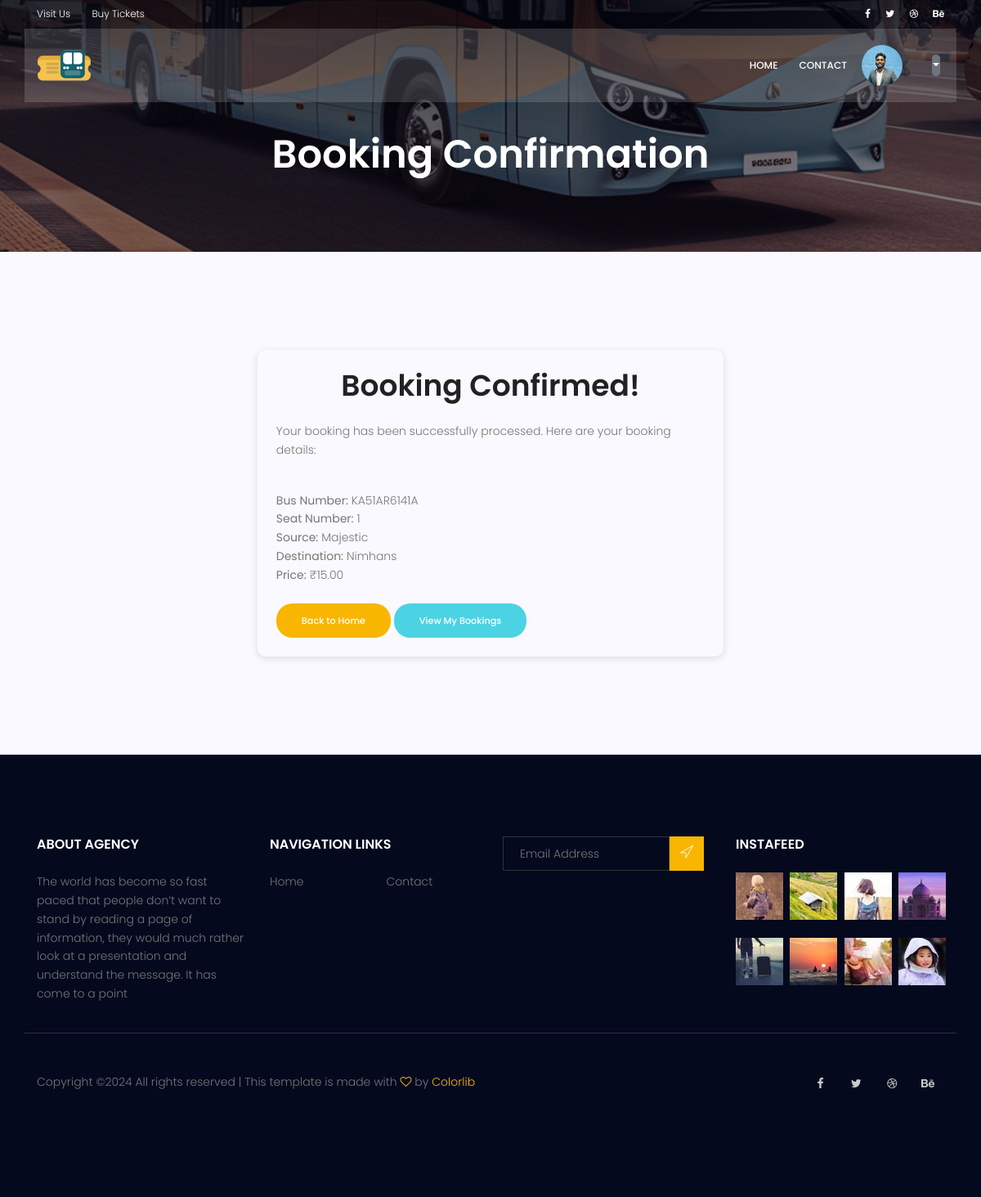
Page /booking_confirmation/1 (signed in) on the committed database.
### Booking/models.py (models this page shows, shortened)
class Profile(models.Model):
    user = models.OneToOneField(User, on_delete=models.CASCADE, related_name='profile')
    phone_number = models.CharField(max_length=15, blank=True, null=True)
    date_of_birth = models.DateField(blank=True, null=True)
    aadhar = models.IntegerField(null=True)
    profile_picture = models.ImageField(upload_to='profile_pictures/', blank=True, null=True)

class Booking(models.Model):
    booking_id = models.AutoField(primary_key=True)
    user = models.ForeignKey(User, on_delete=models.CASCADE, related_name='bookings_user')
    source = models.ForeignKey(BusStop, on_delete=models.CASCADE, related_name='bookings_source')
    destination = models.ForeignKey(BusStop, on_delete=models.CASCADE, related_name='bookings_destination')
    price = models.ForeignKey(Fare, on_delete=models.CASCADE, related_name='bookings_price')
    bus = models.ForeignKey(Bus, on_delete=models.CASCADE, related_name='bookings_bus')
    seat = models.ForeignKey(Seat, on_delete=models.CASCADE)
    date = models.DateField(default=timezone.now)

class Bus(models.Model):
    bus_id = models.AutoField(primary_key=True)
    route_id = models.ForeignKey(Route, on_delete=models.CASCADE, related_name='buses')
    bus_number = models.CharField(max_length=255)
    conductor_name = models.CharField(max_length=255)
    conductor_number = models.CharField(max_length=15)

class Seat(models.Model):
    bus = models.ForeignKey(Bus, on_delete=models.CASCADE)
    seat_number = models.CharField(max_length=5)

class BusStop(models.Model):
    stop_id = models.AutoField(primary_key=True)
    name = models.CharField(max_length=100)
    location = models.CharField(max_length=100)
    route_id = models.ForeignKey(Route, on_delete=models.CASCADE, related_name='stops')

class Fare(models.Model):
    source = models.ForeignKey(BusStop, related_name='fare_source', on_delete=models.CASCADE)
    destination = models.ForeignKey(BusStop, related_name='fare_destination', on_delete=models.CASCADE)
    price = models.DecimalField(max_digits=5, decimal_places=2)
    route = models.ForeignKey(Route, on_delete=models.CASCADE)

### Booking/checks.py (the view)
    def _wrapped_view(request, *args, **kwargs):
        if admin_check(request.user):
            return view_func(request, *args, **kwargs)
        else:
            return redirect("login")

### Booking/checks.py (called while the page is built)
def admin_check(user):
    return user.is_authenticated

def login_required(view_func):
    def _wrapped_view(request, *args, **kwargs):
        if admin_check(request.user):
            return view_func(request, *args, **kwargs)
        else:
            return redirect("login")
    return _wrapped_view

### Booking/views.py (called while the page is built)
@login_required
def booking_confirmation(request, booking_id):
    booking = get_object_or_404(Booking, pk=booking_id)
    return render(request, 'booking_conf.html', {'booking': booking})

### Booking/templates/booking_conf.html (shortened to what this page needs)
{% extends 'base.html' %}
{% block content %}
<section class="relative about-banner">
    <div class="overlay overlay-bg"></div>
    <div class="container">
        <div class="row d-flex align-items-center justify-content-center">
            <div class="about-content col-lg-12">
                <h1 class="text-white">
                    Booking Confirmation
                </h1>
            </div>
        </div>
    </div>
</section>
<section class="contact-page-area section-gap">
    <div class="container">
        <div class="row">
                    <div class="container">
                        <div class="row justify-content-center">
                            <div class="col-md-6 carrd">
                                    <h1><center>Booking Confirmed!</center></h1><br>
                                    <p>Your booking has been successfully processed. Here are your booking details:</p><br>
                                    <div class="booking-details text-left">
                                        <div class="detail-item">
                                            <strong>Bus Number: </strong> {{ booking.bus.bus_number }}
                                        </div>
                                        <div class="detail-item">
                                            <strong>Seat Number:</strong> {{ booking.seat.seat_number }}
                                        </div>
                                        <div class="detail-item">
                                            <strong>Source:</strong> {{ booking.source.name }}
                                        </div>
                                        <div class="detail-item">
                                            <strong>Destination:</strong> {{ booking.destination.name }}
                                        </div>
                                        <div class="detail-item">
                                            <strong>Price:</strong> ₹{{ booking.price.price }}
                                        </div>
                                    <div class="mt-4">
                                        <a href="{% url 'index' %}" class="genric-btn primary circle">Back to Home</a>
                                        <a href="{% url 'my_bookings' %}" class="genric-btn success circle">View My Bookings</a>
                                    </div>
                                </div>
                            </div>
                        </div>
                    </div>
                </div>
            </div>
</section>
{% endblock %}

### Booking/templates/base.html (shortened to what this page needs)
{% load static %}
<!DOCTYPE html>
<html lang="zxx" class="no-js">
<head>
        <link rel="stylesheet" href="{% static 'index2/css/linearicons.css' %}">
			<link rel="stylesheet" href="{% static 'index2/css/font-awesome.min.css' %}">
			<link rel="stylesheet" href="{% static 'index2/css/bootstrap.css' %}">
			<link rel="stylesheet" href="{% static 'index2/css/magnific-popup.css' %}">
			<link rel="stylesheet" href="{% static 'index2/css/jquery-ui.css' %}">
			<link rel="stylesheet" href="{% static 'index2/css/nice-select.css' %}">
			<link rel="stylesheet" href="{% static 'index2/css/animate.min.css' %}">
			<link rel="stylesheet" href="{% static 'index2/css/owl.carousel.css' %}">
			<link rel="stylesheet" href="{% static 'index2/css/main.css' %}">
    </head>
    <body>
        <header id="header">
            <div class="header-top">
                <div class="container">
                  <div class="row align-items-center">
                      <div class="col-lg-6 col-sm-6 col-6 header-top-left">
                          <ul>
                              <li><a href="#">Visit Us</a></li>
                              <li><a href="#">Buy Tickets</a></li>
                          </ul>
                      </div>
                      <div class="col-lg-6 col-sm-6 col-6 header-top-right">
                        <div class="header-social">
                            <a href="#"><i class="fa fa-facebook"></i></a>
                            <a href="#"><i class="fa fa-twitter"></i></a>
                            <a href="#"><i class="fa fa-dribbble"></i></a>
                            <a href="#"><i class="fa fa-behance"></i></a>
                        </div>
                      </div>
                  </div>
                </div>
            </div>
            <div class="container main-menu">
                <div class="row align-items-center justify-content-between d-flex">
                  <div id="logo">
                    <a href="index.html"><img src="{% static 'index2/img/easyBus-logo.png' %}" alt="" title="" /></a>
                  </div>
                  <nav id="nav-menu-container" style = "padding-right: 10px; display: flex; justify-content: center;">
                    <ul class="nav-menu" style = "padding-right: 10px; display: flex; justify-content: center; align-items: center;">
                      <li><a href="{% url 'index' %}">Home</a></li>
                      <li><a href="{% url 'index' %}#footer">Contact</a></li>
                      {% if user.is_authenticated %}
                      <li><img src="{{ user.profile.profile_picture.url }}" alt="Profile Picture" class="rounded-circle" style="width: 50px; height: 50px; object-fit: cover;"></li>
                      <li></li>
                      <li><button class="btn btn-secondary dropdown-toggle" type="button" id="dropdownMenuButton" data-toggle="dropdown" aria-haspopup="true" aria-expanded="false"></button>
                    </li>
                      {% else %}
                            <a href="{% url 'login' %}" class="btn btn-primary mr-2">Login</a>
                            <a href="{% url 'signup' %}" class="btn btn-secondary">Sign Up</a>
                      {% endif %}
                    </div>
                </div>
        </header>
        {% block content %}{% endblock %}
        <footer class="footer-area section-gap">
            <div class="container">
                <div class="row">
                    <div class="col-lg-3  col-md-6 col-sm-6">
                        <div class="single-footer-widget">
                            <h6>About Agency</h6>
                            <p>
                                The world has become so fast paced that people don’t want to stand by reading a page of information, they would much rather look at a presentation and understand the message. It has come to a point
                            </p>
                        </div>
                    </div>
                    <div class="col-lg-3 col-md-6 col-sm-6">
                        <div class="single-footer-widget">
                            <h6>Navigation Links</h6>
                            <div class="row">
                                <div class="col">
                                    <ul>
                                        <li><a href="#">Home</a></li>
                                    </ul>
                                </div>
                                <div class="col">
                                    <ul>
                                        <li><a href="#">Contact</a></li>
                                    </ul>
                                </div>
                            </div>
                        </div>
                    </div>
                    <div class="col-lg-3  col-md-6 col-sm-6">
                        <div class="single-footer-widget">
                            <div id="mc_embed_signup">
                                <form target="_blank" action="https://spondonit.us12.list-manage.com/subscribe/post?u=1462626880ade1ac87bd9c93a&amp;id=92a4423d01" method="get" class="subscription relative">
                                    <div class="input-group d-flex flex-row">
                                        <input name="EMAIL" placeholder="Email Address" onfocus="this.placeholder = ''" onblur="this.placeholder = 'Email Address '" required="" type="email">
                                        <button class="btn bb-btn"><span class="lnr lnr-location"></span></button>
                                    </div>
                                </form>
                            </div>
                        </div>
                    </div>
                    <div class="col-lg-3  col-md-6 col-sm-6">
                        <div class="single-footer-widget mail-chimp">
                            <h6 class="mb-20">InstaFeed</h6>
                            <ul class="instafeed d-flex flex-wrap">
                                <li><img src="img/i1.jpg" alt=""></li>
                                <li><img src="img/i2.jpg" alt=""></li>
                                <li><img src="img/i3.jpg" alt=""></li>
                                <li><img src="img/i4.jpg" alt=""></li>
                                <li><img src="img/i5.jpg" alt=""></li>
                                <li><img src="img/i6.jpg" alt=""></li>
                                <li><img src="img/i7.jpg" alt=""></li>
                                <li><img src="img/i8.jpg" alt=""></li>
                            </ul>
                        </div>
                    </div>
                </div>
                <div class="row footer-bottom d-flex justify-content-between align-items-center">
                    <p class="col-lg-8 col-sm-12 footer-text m-0">
Copyright &copy;<script>document.write(new Date().getFullYear());</script> All rights reserved | This template is made with <i class="fa fa-heart-o" aria-hidden="true"></i> by <a href="https://colorlib.com" target="_blank">Colorlib</a>
</p>
                    <div class="col-lg-4 col-sm-12 footer-social">
                        <a href="#"><i class="fa fa-facebook"></i></a>
                        <a href="#"><i class="fa fa-twitter"></i></a>
                        <a href="#"><i class="fa fa-dribbble"></i></a>
                        <a href="#"><i class="fa fa-behance"></i></a>
                    </div>
                </div>
            </div>
        </footer>
    </body>
</html>

### Booking/templates/booking_conf.html (style rules this page uses)
.carrd { border-radius: 10px; box-shadow: rgba(99, 99, 99, 0.2) 0px 2px 8px 0px; padding: 2%; }

### rows in the picture
Booking: bus.bus_number "KA51AR6141A", seat.seat_number "1", source.name "Majestic", destination.name "Nimhans", price.price "15.00"
